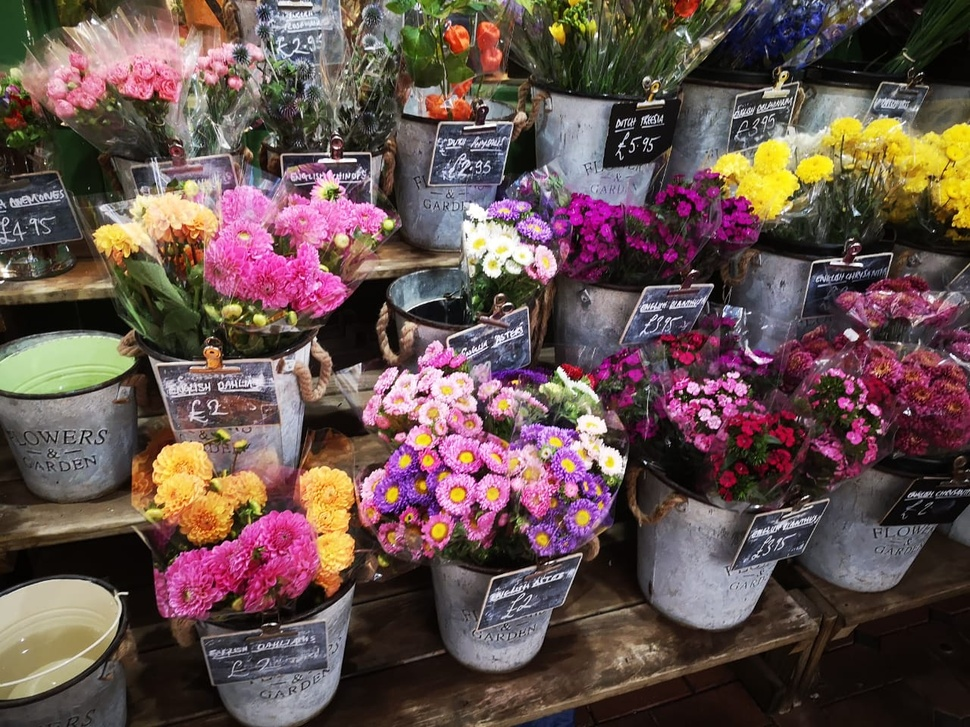
#> input picture images/flowers.jpeg, 970 x 727 px, shrunk from 1280 x 960 before the run
$ python 8.Convolutions_Blurring_and_Sharpening_Images.py
#> lines starting #> are read from the running program, lines starting #| are printed output that depends on the picture
import cv2
import numpy as np
from matplotlib import pyplot as plt

def imshow(title="Image", image = None, size =10):
    w,h = image.shape[:2]
    aspect_ratio = w/h
    plt.figure(figsize=(size * aspect_ratio, size))
    plt.imshow(cv2.cvtColor(image, cv2.COLOR_BGR2RGB))
    plt.title(title)
    plt.show()
# Blurring using Convolutions
image = cv2.imread('images/flowers.jpeg')
#> image is the input picture: shape (727, 970, 3); mean B, G, R 78.1, 81.4, 102.3
imshow('Original Image', image)

kernel_3x3 = np.ones((3,3), np.float32) / 9

blurred = cv2.filter2D(image, -1, kernel_3x3)
imshow('3x3 Kernel Blurring', blurred)

kernel_7x7 = np.ones((7,7), np.float32) /49

blurred2 = cv2.filter2D(image, -1, kernel_7x7)
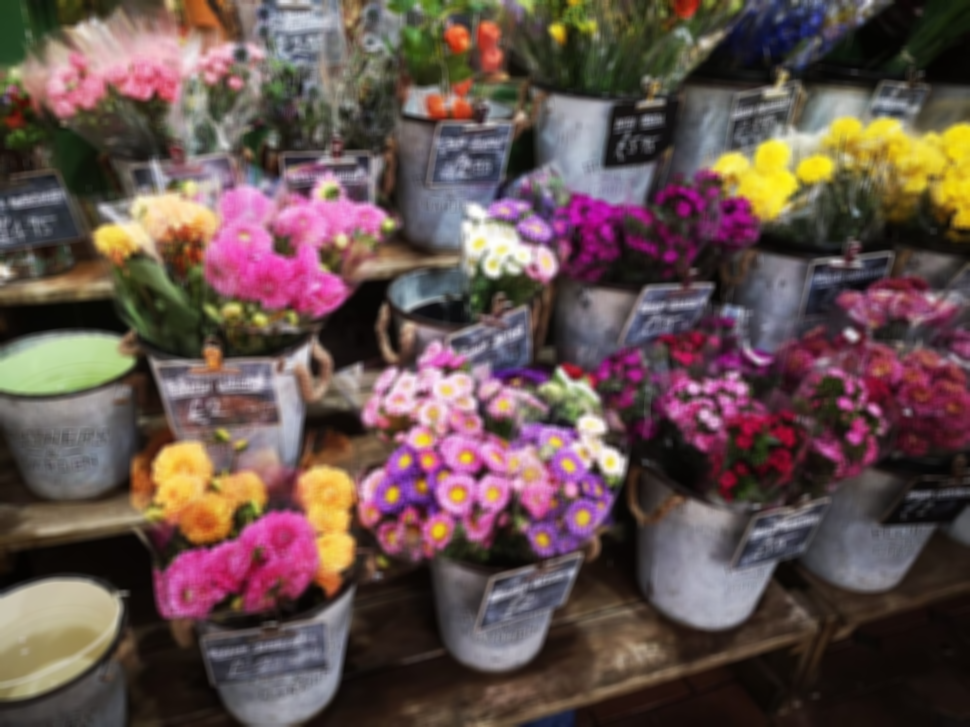
#> blurred2: shape (727, 970, 3); mean B, G, R 78.2, 81.4, 102.3
imshow('7x7 Kernel Blurring', blurred2)

# Other commonly used blurring methods in OpenCV

blur = cv2.blur(image, (5,5))
imshow('Averaging', blur)

Gaussian = cv2.GaussianBlur(image, (5,5), 0)
imshow('Gaussian Blurring', Gaussian)

median = cv2.medianBlur(image, 5)
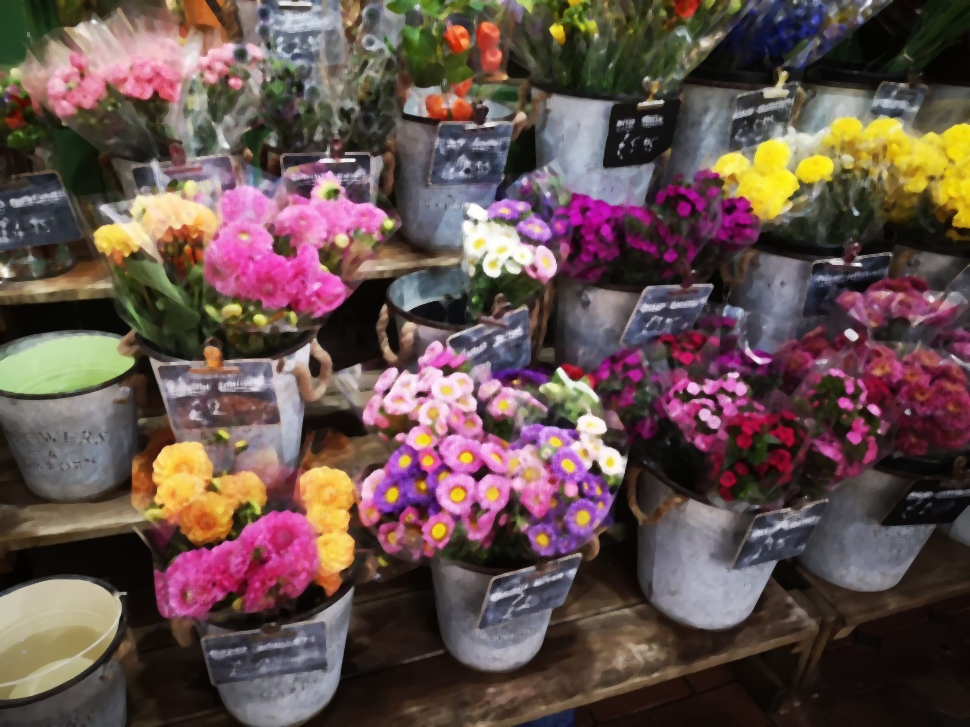
#> median: shape (727, 970, 3); mean B, G, R 77, 80.3, 101.4
imshow('Median Blurring', median)

# Bilateral Filter
bilateral = cv2.bilateralFilter(image, 9, 75, 75)
imshow('Bilateral Blurring', bilateral)

image = cv2.imread('images/hilton.jpeg')
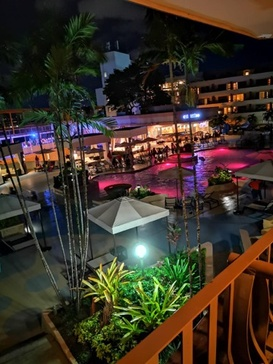
#> input picture images/hilton.jpeg, 273 x 364 px, shrunk from 360 x 480 before the run
#> image is the input picture: shape (364, 273, 3); mean B, G, R 40.2, 50.9, 60.4
imshow('Original', image)

dst = cv2.fastNlMeansDenoisingColored(image, None, 6, 6, 7, 21)
imshow('fastNlMeansDenoisingColored', dst)

# Sharpening Images

image = cv2.imread('images/hilton.jpeg')
imshow('Original', image)

# Sharpening Images
kernel_sharpening = np.array([[-1, -1, -1],
                              [-1,  9, -1],
                              [-1, -1, -1]])

sharpened = cv2.filter2D(image, -1, kernel_sharpening)
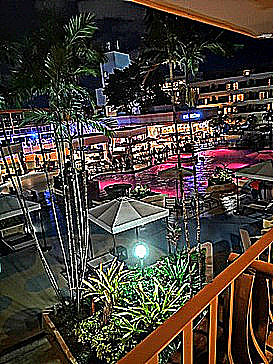
#> sharpened: shape (364, 273, 3); mean B, G, R 55.2, 62.8, 70.8
imshow('Sharpened Image', sharpened)
